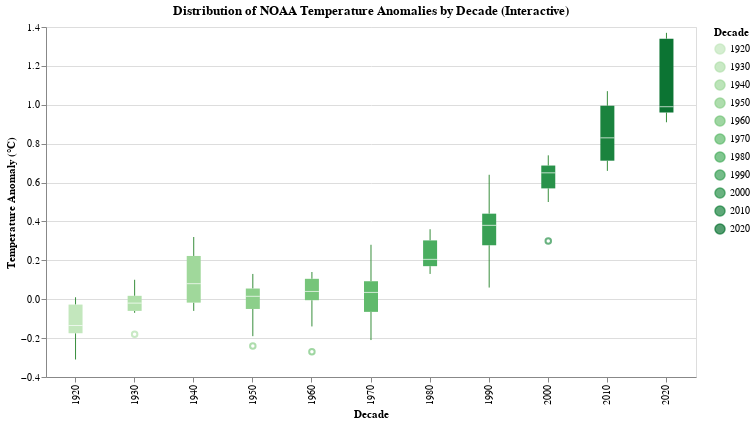

Here is the notebook cell this chart was saved with:
### Code cell
# ======================================
#  VISUALIZATION 2 (NOAA DECADE BOXPLOT)
# ======================================

noaa["Decade"] = (noaa["Year"] // 10) * 10
selector2 = alt.selection_point(fields=["Decade"], bind="legend")

vis2 = alt.Chart(noaa).mark_boxplot(color="#388E3C").encode(
    x=alt.X("Decade:N", title="Decade"),
    y=alt.Y("Anomaly:Q", title="Temperature Anomaly (°C)"),
    color=alt.Color("Decade:N", scale=alt.Scale(scheme="greens"))
).add_params(selector2).properties(
    title="Distribution of NOAA Temperature Anomalies by Decade (Interactive)",
    width=650,
    height=350
)

vis2_path = "../plots/boxplot.html"
vis2.save(vis2_path)
vis2.show()

### Figure 1 — Vega-Lite specification as saved in the notebook (floating-point values rounded to 4 significant figures)
{"config": {"view": {"continuousWidth": 300, "continuousHeight": 300}}, "data": {"name": "data-68b18082d8373f8c9f28ff4651e85adc"}, "mark": {"type": "boxplot", "color": "#388E3C"}, "encoding": {"color": {"field": "Decade", "scale": {"scheme": "greens"}, "type": "nominal"}, "x": {"field": "Decade", "title": "Decade", "type": "nominal"}, "y": {"field": "Anomaly", "title": "Temperature Anomaly (°C)", "type": "quantitative"}}, "height": 350, "params": [{"name": "param_20", "select": {"type": "point", "fields": ["Decade"]}, "bind": "legend"}], "title": "Distribution of NOAA Temperature Anomalies by Decade (Interactive)", "width": 650, "$schema": "https://vega.github.io/schema/vega-lite/v5.20.1.json", "datasets": {"data-68b18082d8373f8c9f28ff4651e85adc": [{"Year": 1924, "Anomaly": -0.31, "Rolling_10yr": null, "Decade": 1920}, {"Year": 1925, "Anomaly": -0.11, "Rolling_10yr": null, "Decade": 1920}, {"Year": 1926, "Anomaly": 0.01, "Rolling_10yr": null, "Decade": 1920}, {"Year": 1927, "Anomaly": 0.0, "Rolling_10yr": null, "Decade": 1920}, {"Year": 1928, "Anomaly": -0.18, "Rolling_10yr": null, "Decade": 1920}, {"Year": 1929, "Anomaly": -0.16, "Rolling_10yr": -0.104, "Decade": 1920}, {"Year": 1930, "Anomaly": -0.07, "Rolling_10yr": -0.075, "Decade": 1930}, {"Year": 1931, "Anomaly": 0.02, "Rolling_10yr": -0.07, "Decade": 1930}, {"Year": 1932, "Anomaly": -0.06, "Rolling_10yr": -0.07, "Decade": 1930}, {"Year": 1933, "Anomaly": -0.18, "Rolling_10yr": -0.06, "Decade": 1930}, {"Year": 1934, "Anomaly": -0.02, "Rolling_10yr": -0.032, "Decade": 1930}, {"Year": 1935, "Anomaly": -0.06, "Rolling_10yr": -0.018, "Decade": 1930}, {"Year": 1936, "Anomaly": 0.01, "Rolling_10yr": 0.006, "Decade": 1930}, {"Year": 1937, "Anomaly": 0.1, "Rolling_10yr": 0.036, "Decade": 1930}, {"Year": 1938, "Anomaly": 0.1, "Rolling_10yr": 0.044, "Decade": 1930}, {"Year": 1939, "Anomaly": -0.02, "Rolling_10yr": 0.086, "Decade": 1930}, {"Year": 1940, "Anomaly": 0.17, "Rolling_10yr": 0.115, "Decade": 1940}, {"Year": 1941, "Anomaly": 0.32, "Rolling_10yr": 0.134, "Decade": 1940}, {"Year": 1942, "Anomaly": 0.02, "Rolling_10yr": 0.127, "Decade": 1940}, {"Year": 1943, "Anomaly": 0.24, "Rolling_10yr": 0.12, "Decade": 1940}, {"Year": 1944, "Anomaly": 0.27, "Rolling_10yr": 0.107, "Decade": 1940}, {"Year": 1945, "Anomaly": 0.13, "Rolling_10yr": 0.103, "Decade": 1940}, {"Year": 1946, "Anomaly": -0.06, "Rolling_10yr": 0.067, "Decade": 1940}, {"Year": 1947, "Anomaly": 0.03, "Rolling_10yr": 0.048, "Decade": 1940}, {"Year": 1948, "Anomaly": -0.03, "Rolling_10yr": 0.05, "Decade": 1940}, {"Year": 1949, "Anomaly": -0.06, "Rolling_10yr": 0.036, "Decade": 1940}, {"Year": 1950, "Anomaly": -0.19, "Rolling_10yr": 0.007, "Decade": 1950}, {"Year": 1951, "Anomaly": 0.13, "Rolling_10yr": -0.012, "Decade": 1950}, {"Year": 1952, "Anomaly": 0.04, "Rolling_10yr": -0.03, "Decade": 1950}, {"Year": 1953, "Anomaly": 0.1, "Rolling_10yr": -0.027, "Decade": 1950}, {"Year": 1954, "Anomaly": -0.02, "Rolling_10yr": -0.021, "Decade": 1950}, {"Year": 1955, "Anomaly": -0.06, "Rolling_10yr": -0.015, "Decade": 1950}, {"Year": 1956, "Anomaly": -0.24, "Rolling_10yr": 0.009, "Decade": 1950}, {"Year": 1957, "Anomaly": 0.06, "Rolling_10yr": -0.005, "Decade": 1950}, {"Year": 1958, "Anomaly": 0.03, "Rolling_10yr": -0.006, "Decade": 1950}, {"Year": 1959, "Anomaly": 0.0, "Rolling_10yr": -0.003, "Decade": 1950}, {"Year": 1960, "Anomaly": 0.05, "Rolling_10yr": -0.028, "Decade": 1960}, {"Year": 1961, "Anomaly": -0.01, "Rolling_10yr": -0.021, "Decade": 1960}, {"Year": 1962, "Anomaly": 0.03, "Rolling_10yr": -0.011, "Decade": 1960}, {"Year": 1963, "Anomaly": 0.13, "Rolling_10yr": -0.005, "Decade": 1960}, {"Year": 1964, "Anomaly": -0.27, "Rolling_10yr": -0.002, "Decade": 1960}, {"Year": 1965, "Anomaly": 0.01, "Rolling_10yr": 0.012, "Decade": 1960}, {"Year": 1966, "Anomaly": -0.14, "Rolling_10yr": 0.008, "Decade": 1960}, {"Year": 1967, "Anomaly": 0.12, "Rolling_10yr": 0.001, "Decade": 1960}, {"Year": 1968, "Anomaly": 0.06, "Rolling_10yr": 0.01, "Decade": 1960}, {"Year": 1969, "Anomaly": 0.14, "Rolling_10yr": 0.007, "Decade": 1960}, {"Year": 1970, "Anomaly": 0.01, "Rolling_10yr": 0.032, "Decade": 1970}, {"Year": 1971, "Anomaly": -0.08, "Rolling_10yr": 0.016, "Decade": 1970}, {"Year": 1972, "Anomaly": 0.12, "Rolling_10yr": 0.009, "Decade": 1970}, {"Year": 1973, "Anomaly": 0.1, "Rolling_10yr": 0.004, "Decade": 1970}, {"Year": 1974, "Anomaly": -0.02, "Rolling_10yr": 0.004, "Decade": 1970}, {"Year": 1975, "Anomaly": -0.15, "Rolling_10yr": 0.018, "Decade": 1970}, {"Year": 1976, "Anomaly": -0.21, "Rolling_10yr": 0.036, "Decade": 1970}, {"Year": 1977, "Anomaly": 0.07, "Rolling_10yr": 0.069, "Decade": 1970}, {"Year": 1978, "Anomaly": 0.06, "Rolling_10yr": 0.074, "Decade": 1970}, {"Year": 1979, "Anomaly": 0.28, "Rolling_10yr": 0.086, "Decade": 1970}, {"Year": 1980, "Anomaly": 0.19, "Rolling_10yr": 0.105, "Decade": 1980}, {"Year": 1981, "Anomaly": 0.25, "Rolling_10yr": 0.133, "Decade": 1980}, {"Year": 1982, "Anomaly": 0.17, "Rolling_10yr": 0.171, "Decade": 1980}, {"Year": 1983, "Anomaly": 0.22, "Rolling_10yr": 0.197, "Decade": 1980}, {"Year": 1984, "Anomaly": 0.17, "Rolling_10yr": 0.227, "Decade": 1980}, {"Year": 1985, "Anomaly": 0.13, "Rolling_10yr": 0.231, "Decade": 1980}, {"Year": 1986, "Anomaly": 0.17, "Rolling_10yr": 0.254, "Decade": 1980}, {"Year": 1987, "Anomaly": 0.33, "Rolling_10yr": 0.262, "Decade": 1980}, {"Year": 1988, "Anomaly": 0.36, "Rolling_10yr": 0.251, "Decade": 1980}, {"Year": 1989, "Anomaly": 0.32, "Rolling_10yr": 0.255, "Decade": 1980}, {"Year": 1990, "Anomaly": 0.42, "Rolling_10yr": 0.282, "Decade": 1990}, {"Year": 1991, "Anomaly": 0.33, "Rolling_10yr": 0.313, "Decade": 1990}, {"Year": 1992, "Anomaly": 0.06, "Rolling_10yr": 0.317, "Decade": 1990}, {"Year": 1993, "Anomaly": 0.26, "Rolling_10yr": 0.348, "Decade": 1990}, {"Year": 1994, "Anomaly": 0.44, "Rolling_10yr": 0.356, "Decade": 1990}, {"Year": 1995, "Anomaly": 0.44, "Rolling_10yr": 0.358, "Decade": 1990}, {"Year": 1996, "Anomaly": 0.21, "Rolling_10yr": 0.346, "Decade": 1990}, {"Year": 1997, "Anomaly": 0.64, "Rolling_10yr": 0.363, "Decade": 1990}, {"Year": 1998, "Anomaly": 0.44, "Rolling_10yr": 0.413, "Decade": 1990}, {"Year": 1999, "Anomaly": 0.34, "Rolling_10yr": 0.461, "Decade": 1990}, {"Year": 2000, "Anomaly": 0.3, "Rolling_10yr": 0.479, "Decade": 2000}, {"Year": 2001, "Anomaly": 0.5, "Rolling_10yr": 0.508, "Decade": 2000}, {"Year": 2002, "Anomaly": 0.56, "Rolling_10yr": 0.555, "Decade": 2000}, {"Year": 2003, "Anomaly": 0.74, "Rolling_10yr": 0.551, "Decade": 2000}, {"Year": 2004, "Anomaly": 0.62, "Rolling_10yr": 0.575, "Decade": 2000}, {"Year": 2005, "Anomaly": 0.73, "Rolling_10yr": 0.61, "Decade": 2000}, {"Year": 2006, "Anomaly": 0.68, "Rolling_10yr": 0.649, "Decade": 2000}, {"Year": 2007, "Anomaly": 0.6, "Rolling_10yr": 0.665, "Decade": 2000}, {"Year": 2008, "Anomaly": 0.68, "Rolling_10yr": 0.687, "Decade": 2000}, {"Year": 2009, "Anomaly": 0.69, "Rolling_10yr": 0.681, "Decade": 2000}, {"Year": 2010, "Anomaly": 0.69, "Rolling_10yr": 0.698, "Decade": 2010}, {"Year": 2011, "Anomaly": 0.66, "Rolling_10yr": 0.732, "Decade": 2010}, {"Year": 2012, "Anomaly": 0.78, "Rolling_10yr": 0.751, "Decade": 2010}, {"Year": 2013, "Anomaly": 0.68, "Rolling_10yr": 0.783, "Decade": 2010}, {"Year": 2014, "Anomaly": 0.79, "Rolling_10yr": 0.817, "Decade": 2010}, {"Year": 2015, "Anomaly": 1.07, "Rolling_10yr": 0.85, "Decade": 2010}, {"Year": 2016, "Anomaly": 0.87, "Rolling_10yr": 0.872, "Decade": 2010}, {"Year": 2017, "Anomaly": 0.92, "Rolling_10yr": 0.905, "Decade": 2010}, {"Year": 2018, "Anomaly": 1.02, "Rolling_10yr": 0.923, "Decade": 2010}, {"Year": 2019, "Anomaly": 1.02, "Rolling_10yr": 0.992, "Decade": 2010}, {"Year": 2020, "Anomaly": 0.91, "Rolling_10yr": 1.047, "Decade": 2020}, {"Year": 2021, "Anomaly": 0.99, "Rolling_10yr": null, "Decade": 2020}, {"Year": 2022, "Anomaly": 0.96, "Rolling_10yr": null, "Decade": 2020}, {"Year": 2023, "Anomaly": 1.37, "Rolling_10yr": null, "Decade": 2020}, {"Year": 2024, "Anomaly": 1.34, "Rolling_10yr": null, "Decade": 2020}]}}
